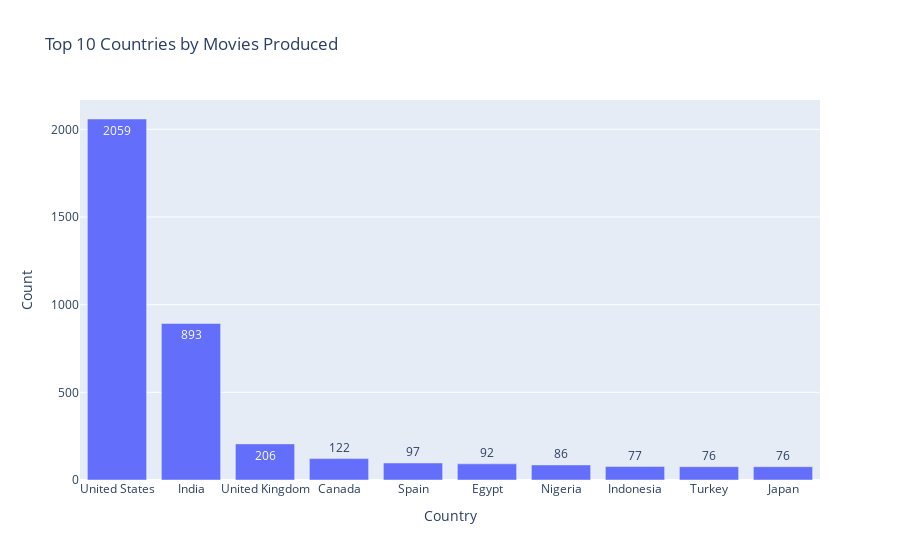

The cell this chart's notebook holds for it:
### Code cell
top_10_country = data[data['type'] == 'Movie']['country'].value_counts().head(10)
top_10_country_df = top_10_country.reset_index()
top_10_country_df.columns = ['Country', 'Count']
fig = px.bar(
    top_10_country_df, 
    x='Country', 
    y='Count', 
    title='Top 10 Countries by Movies Produced',
    text='Count', 
    
)
fig.show()

### Figure 1 — Plotly figure (JSON) as saved in the notebook; plotly's stock layout.template omitted (floating-point values rounded to 4 significant figures)
{"data": [{"alignmentgroup": "True", "hovertemplate": "Country=%{x}<br>Count=%{text}<extra></extra>", "legendgroup": "", "marker": {"color": "#636efa", "pattern": {"shape": ""}}, "name": "", "offsetgroup": "", "orientation": "v", "showlegend": false, "text": [2059, 893, 206, 122, 97, 92, 86, 77, 76, 76], "textposition": "auto", "type": "bar", "x": ["United States", "India", "United Kingdom", "Canada", "Spain", "Egypt", "Nigeria", "Indonesia", "Turkey", "Japan"], "xaxis": "x", "y": [2059, 893, 206, 122, 97, 92, 86, 77, 76, 76], "yaxis": "y"}], "layout": {"barmode": "relative", "legend": {"tracegroupgap": 0}, "title": {"text": "Top 10 Countries by Movies Produced"}, "xaxis": {"anchor": "y", "domain": [0, 1], "title": {"text": "Country"}}, "yaxis": {"anchor": "x", "domain": [0, 1], "title": {"text": "Count"}}}}
